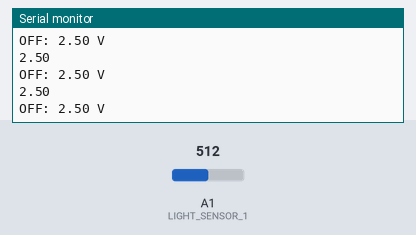
Recording of a sketch running on a simulated Arduino Uno, built with avr-gcc and run on an emulated ATmega328P. Parts: the last lines printed to the serial monitor. The inputs (shaded band) are chosen by the test bench; at power-on: A1 (LIGHT_SENSOR_1) = 512.

Above: at 1.2 s.
1.3 s: A1 (LIGHT_SENSOR_1) set to 601
At 2.3 s:
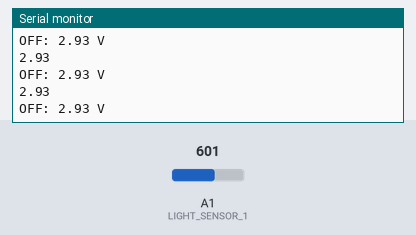
4.3 s: A1 (LIGHT_SENSOR_1) set to 625
At 5.2 s:
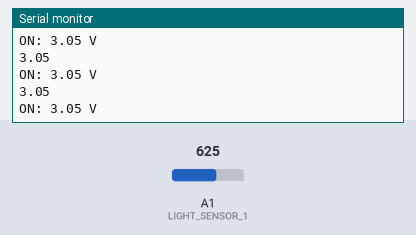
Timing chart, 0 to 7.3 s (numbered marks = the images above; inputs shaded):
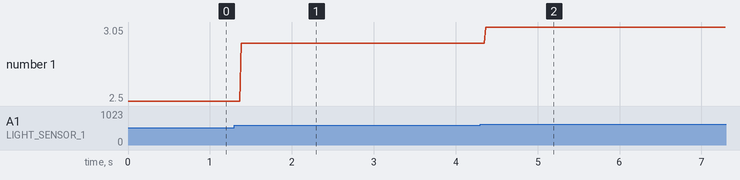

The sketch:

Lab_5_1.ino
```cpp
#include "Arduino.h"

#define PHOTODIODE_LIGHT_THRESHOLD 3
#define LIGHT_SENSOR_1 A1

float sensorValue = 0;

void setup() {
  // put your setup code here, to run once:
  Serial.begin(9600);

  pinMode(LIGHT_SENSOR_1, INPUT); //Initialize A1 as an input
}

void loop() {
  // put your main code here, to run repeatedly:
  sensorValue = getPinVoltage(LIGHT_SENSOR_1);
    if (isLight(LIGHT_SENSOR_1)){
      Serial.print("ON: ");
      Serial.print(sensorValue);
      Serial.println(" V");
    } else {
      Serial.print("OFF: ");
      Serial.print(sensorValue);
      Serial.println(" V");
    }


}
// Voltage at which a light is considered to be present

// equations
  // Function that detects if light is present
  bool isLight(int pin) {
/*Do not forget to copy getPinVoltage()
from your main robot code*/
  float light = getPinVoltage(pin);
  Serial.println(light); // Use this line to test
  return (light > PHOTODIODE_LIGHT_THRESHOLD);
  }
float getPinVoltage(int pin) {
//This function can be used for many different tasks in the labs
//Study this line of code to understand what is going on!!
//What does analogRead(pin) do?
//Why is (float) needed?
//Why divide by 1024?
//Why multiply by 5?
return 5 * (float)analogRead(pin) / 1024;
}
```

Measured:
- the behaviour switches between 614 and 615 on A1 (LIGHT_SENSOR_1) (found by bisection; images 1 and 2)
- after the input at 1.3 s, the serial monitor: prints a new line after 0.08 s (image 1)
- after the input at 4.3 s, the serial monitor: prints a new line after 0.07 s (image 2)
- plotted number 1: 2.5 → 2.93 after the input at 1.3 s, 2.93 → 3.05 after the input at 4.3 s
